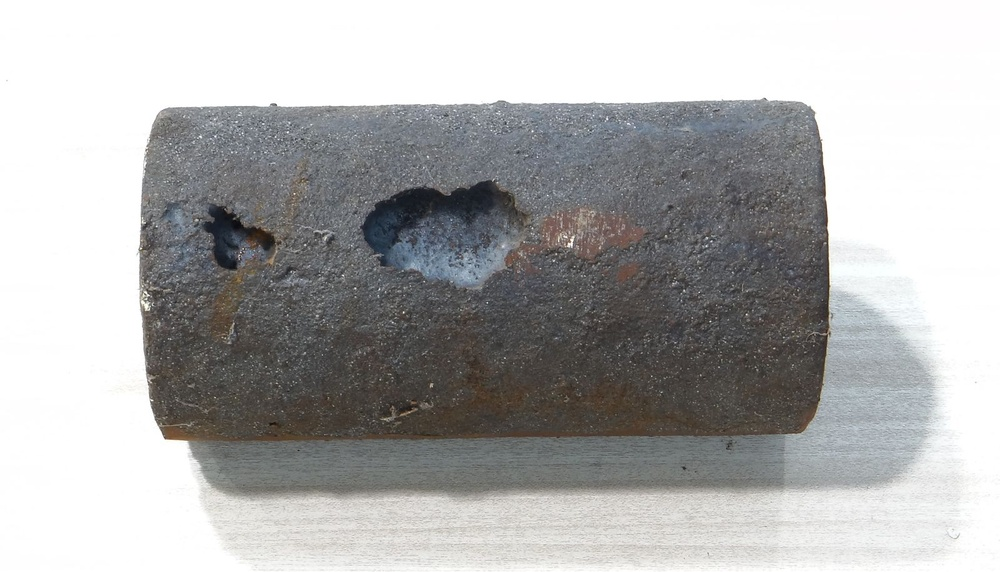
%> input picture ImageProcessing-2/SourceCode/gui-2/def3.JPG, 1000 x 572 px, shrunk from 1600 x 916 before the run
$ octave --eval "result = defect;"   (GNU Octave 9; MATLAB toolbox functions it lacks are replaced by stand-ins)
%> lines starting %> are read from the running program, lines starting %| are printed output that depends on the picture; in (x1, y1, x2, y2) boxes, pixels count from 0 and x2, y2 are one past the last pixel; in counts of white or black regions, pixels touching at a corner belong together; the program's own positions count from 1
function [output1  output2 output3 output4] = defect()

I = imread('def3.jpg');
%> I is the input picture: size 572x1000x3 uint8; mean R, G, B 176.5, 176.4, 176.1
I_g = rgb2gray(I);
output1 = I_g;
I_bw = im2bw(I_g,0.2);
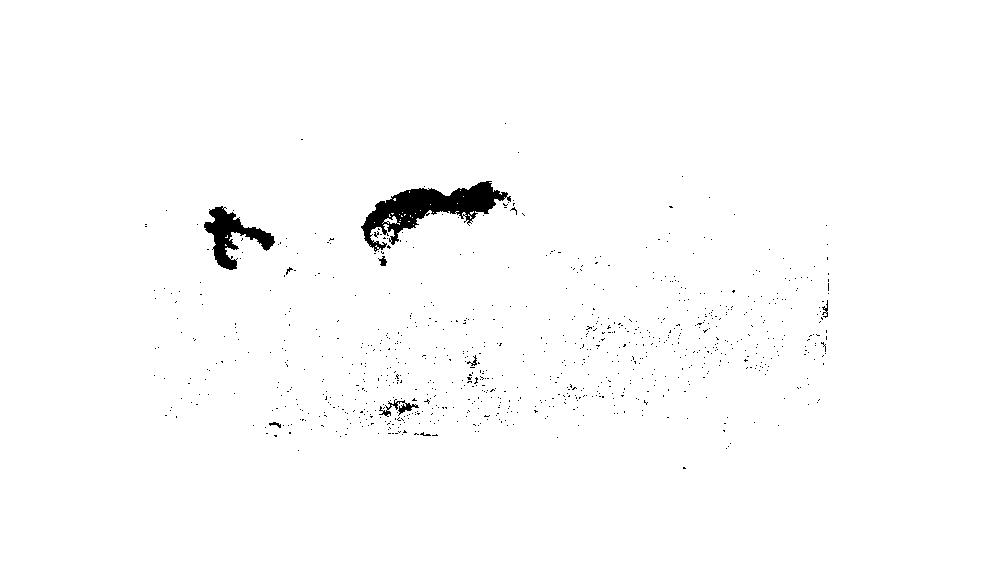
%> I_bw: size 572x1000 logical; 98.7% white; 845 black regions (836 under 20 px), largest, box (x1, y1, x2, y2) and area: (361, 181, 511, 252) 3820, (204, 206, 275, 270) 1704, (379, 399, 419, 417) 218
output2 = I_bw;

se = strel('square',2);

im_di = imdilate(I_bw,se);
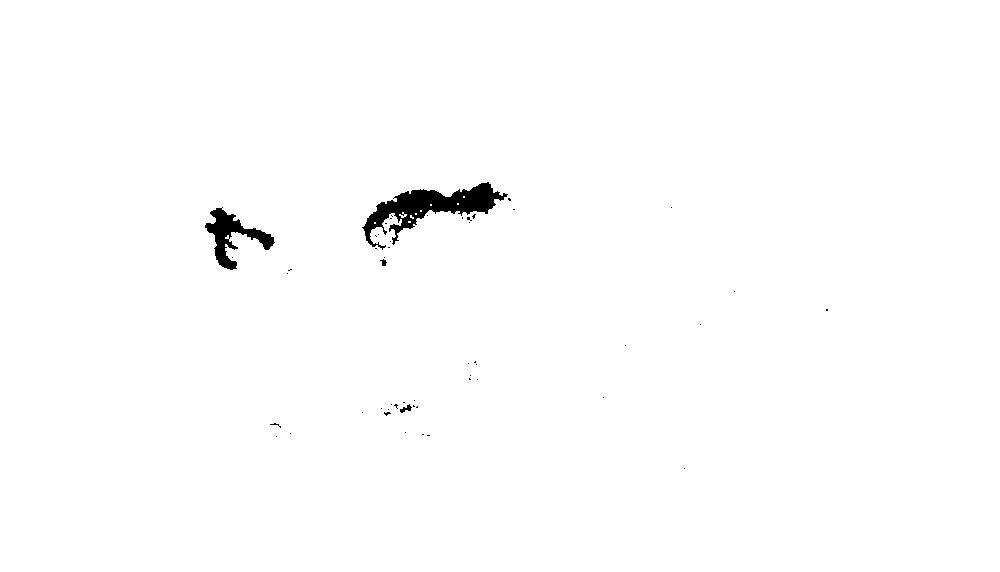
%> im_di: size 572x1000 logical; 99.2% white; 52 black regions (48 under 20 px), largest, box (x1, y1, x2, y2) and area: (362, 182, 508, 250) 3180, (205, 207, 275, 270) 1459, (400, 404, 412, 413) 49, (380, 259, 387, 266) 28
output3 = im_di;

se = strel('square',5);
im_op = imopen(im_di,se);
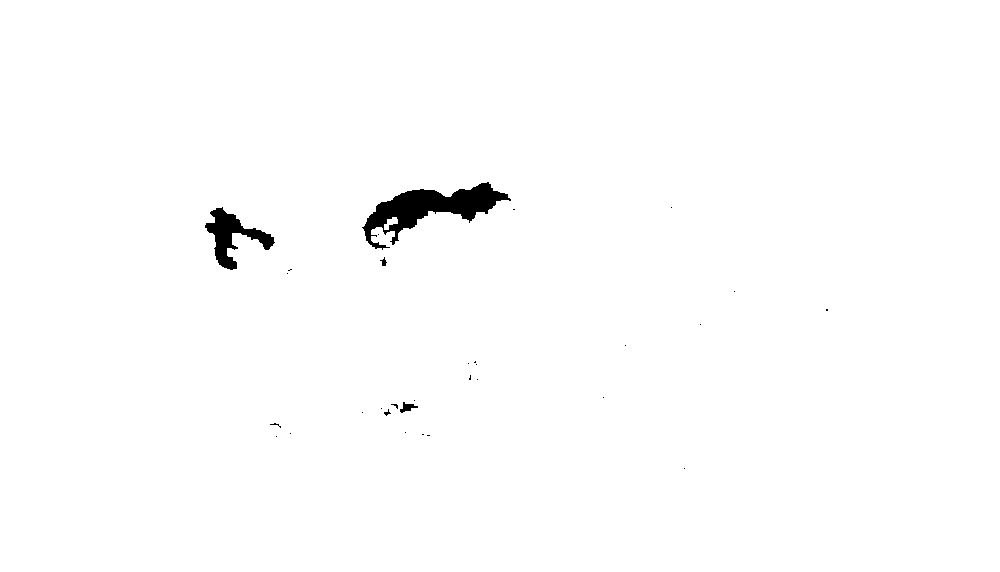
%> im_op: size 572x1000 logical; 99.1% white; 31 black regions (26 under 20 px), largest, box (x1, y1, x2, y2) and area: (362, 182, 511, 250) 3619, (205, 207, 275, 270) 1563, (400, 402, 418, 413) 93, (380, 257, 387, 266) 31, (384, 409, 391, 416) 20
output4 = im_op;

end

$ run again, with ImageProcessing-2/SourceCode/gui-2/2.jpg copied over ImageProcessing-2/SourceCode/gui-2/def3.JPG
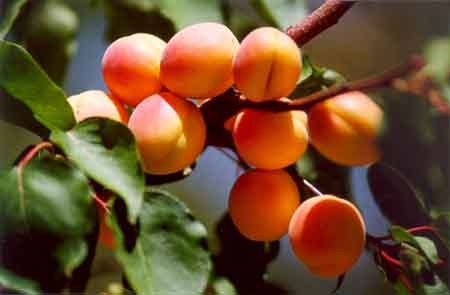
%> input picture ImageProcessing-2/SourceCode/gui-2/2.jpg, 450 x 295 px
%> in defect, I is the input picture: size 295x450x3 uint8; mean R, G, B 109.2, 77.1, 46
%> in defect, `I_bw = im2bw(I_g,0.2);`:
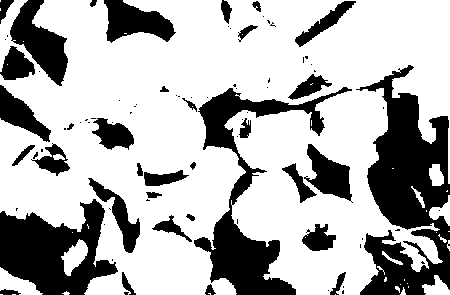
%> I_bw: size 295x450 logical; 69.8% white; 86 black regions (51 under 20 px), largest, box (x1, y1, x2, y2) and area: (356, 65, 450, 295) 11541, (194, 87, 352, 295) 7499, (0, 199, 118, 295) 6481
%> im_di: size 295x450 logical; 72.8% white; 59 black regions (25 under 20 px), largest, box (x1, y1, x2, y2) and area: (361, 66, 450, 295) 10520, (195, 88, 352, 295) 6792, (0, 200, 118, 295) 6162
%> in defect, `im_op = imopen(im_di,se);`:
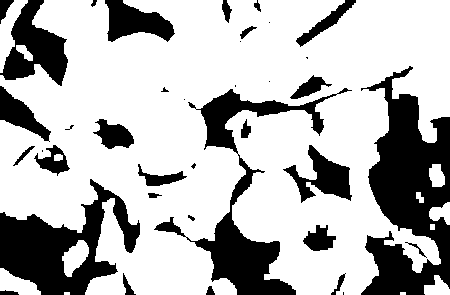
%> im_op: size 295x450 logical; 71.7% white; 38 black regions (11 under 20 px), largest, box (x1, y1, x2, y2) and area: (361, 66, 450, 295) 11303, (0, 179, 140, 295) 7215, (154, 88, 352, 295) 7210
